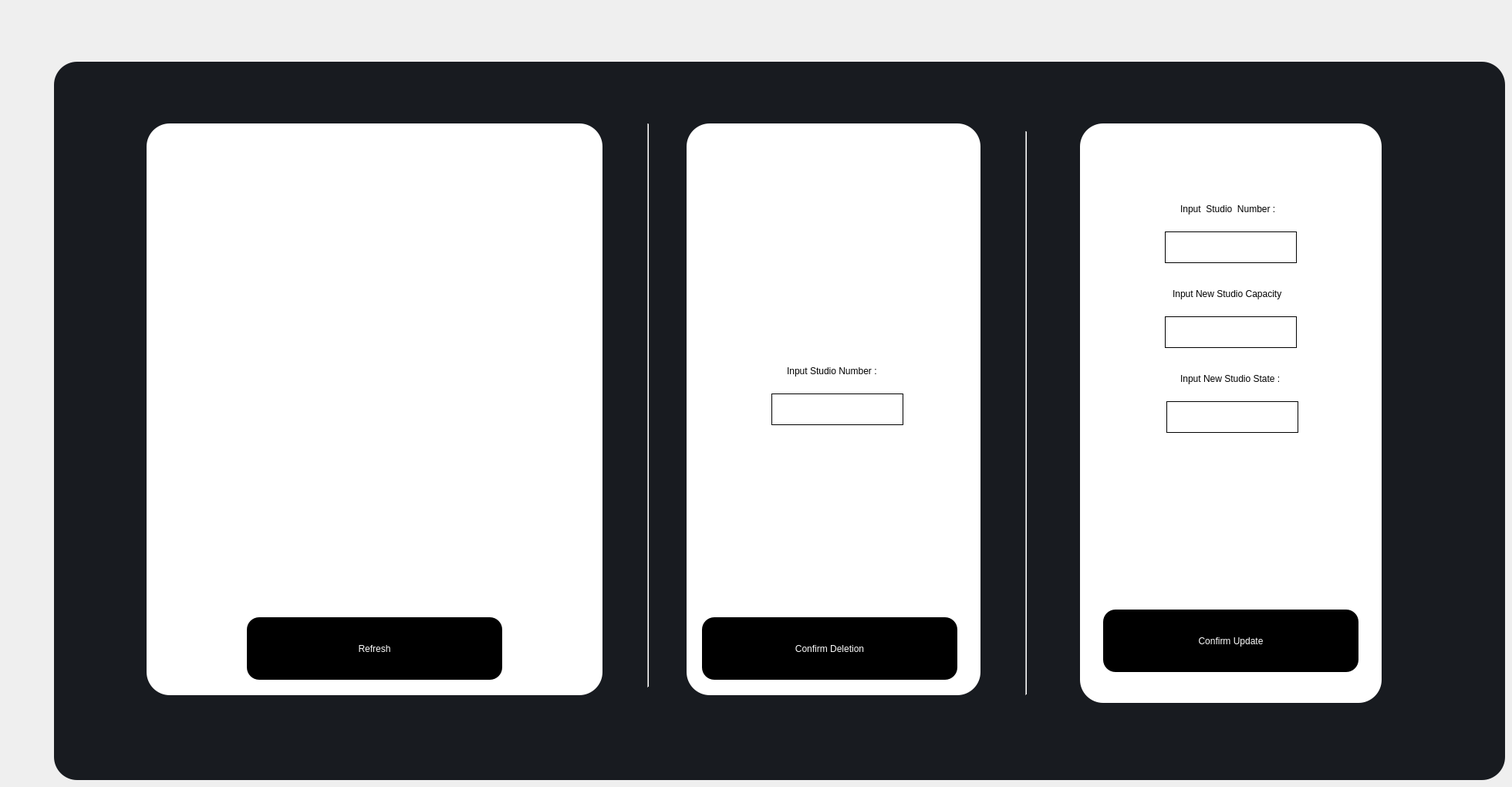
    <widget class="QWidget" name="page_2">
     <widget class="QLabel" name="label_40A_2">
      <property name="geometry">
       <rect>
        <x>70</x>
        <y>80</y>
        <width>1881</width>
        <height>931</height>
       </rect>
      </property>
      <property name="styleSheet">
       <string notr="true">background-color: qlineargradient(spread: pad, x1: 0, y1: 0, x2: 1, y2: 0, stop: 0 rgba(24, 27, 32, 255), stop: 1 rgba(24, 27, 32, 255));
border-radius:30px;</string>
      </property>
      <property name="text">
       <string/>
      </property>
     </widget>
     <widget class="QLabel" name="label_42A_2">
      <property name="geometry">
       <rect>
        <x>120</x>
        <y>110</y>
        <width>1791</width>
        <height>871</height>
       </rect>
      </property>
      <property name="styleSheet">
       <string notr="true">border-radius:40px;</string>
      </property>
      <property name="text">
       <string/>
      </property>
      <property name="pixmap">
       <pixmap>../../../../Downloads/Fluid_Pink_Blue_Wallpaper_8k_10 (2).png</pixmap>
      </property>
     </widget>
     <widget class="QGroupBox" name="groupBox">
      <property name="geometry">
       <rect>
        <x>890</x>
        <y>160</y>
        <width>381</width>
        <height>741</height>
       </rect>
      </property>
      <property name="styleSheet">
       <string notr="true">background-color:white;
border-radius:30px;</string>
      </property>
      <property name="title">
       <string/>
      </property>
      <widget class="QPushButton" name="pushButton_UPDATE">
       <property name="geometry">
        <rect>
         <x>20</x>
         <y>640</y>
         <width>331</width>
         <height>81</height>
        </rect>
       </property>
       <property name="styleSheet">
        <string notr="true">QPushButton {
    background: black;
    color: white;
    padding: 0.7em 1em;
    padding-left: 0.9em;
    align-items: center;
    border: none;
    border-radius: 16px;
	font: 75 18pt &quot;MS Shell Dlg 2&quot;;

}</string>
       </property>
       <property name="text">
        <string>Confirm Deletion</string>
       </property>
      </widget>
      <widget class="QLabel" name="label_41A_2">
       <property name="geometry">
        <rect>
         <x>130</x>
         <y>300</y>
         <width>131</width>
         <height>41</height>
        </rect>
       </property>
       <property name="text">
        <string>Input Studio Number :</string>
       </property>
      </widget>
      <widget class="QLineEdit" name="lineEdit">
       <property name="geometry">
        <rect>
         <x>110</x>
         <y>350</y>
         <width>171</width>
         <height>41</height>
        </rect>
       </property>
       <property name="styleSheet">
        <string notr="true"> color: #333333; /* Text color */
    font-size: 14px; /* Font size */
    font-weight: bold; /* Font weight */
    border: 1px solid black;</string>
       </property>
      </widget>
     </widget>
     <widget class="Line" name="line">
      <property name="geometry">
       <rect>
        <x>830</x>
        <y>160</y>
        <width>20</width>
        <height>731</height>
       </rect>
      </property>
      <property name="styleSheet">
       <string notr="true">background:none;</string>
      </property>
      <property name="orientation">
       <enum>Qt::Vertical</enum>
      </property>
     </widget>
     <widget class="QGroupBox" name="groupBox_2">
      <property name="geometry">
       <rect>
        <x>1400</x>
        <y>160</y>
        <width>391</width>
        <height>751</height>
       </rect>
      </property>
      <property name="styleSheet">
       <string notr="true">background-color:white;
border-radius:30px;</string>
      </property>
      <property name="title">
       <string/>
      </property>
      <widget class="QPushButton" name="pushButton_UPDATE_2">
       <property name="geometry">
        <rect>
         <x>30</x>
         <y>630</y>
         <width>331</width>
         <height>81</height>
        </rect>
       </property>
       <property name="styleSheet">
        <string notr="true">QPushButton {
    background: black;
    color: white;
    padding: 0.7em 1em;
    padding-left: 0.9em;
    align-items: center;
    border: none;
    border-radius: 16px;
	font: 75 18pt &quot;MS Shell Dlg 2&quot;;

}</string>
       </property>
       <property name="text">
        <string>Confirm Update</string>
       </property>
      </widget>
      <widget class="QLineEdit" name="lineEdit_2">
       <property name="geometry">
        <rect>
         <x>110</x>
         <y>140</y>
         <width>171</width>
         <height>41</height>
        </rect>
       </property>
       <property name="styleSheet">
        <string notr="true">color: #333333; /* Text color */
    font-size: 14px; /* Font size */
    font-weight: bold; /* Font weight */
    border: 1px solid black;</string>
       </property>
      </widget>
      <widget class="QLineEdit" name="lineEdit_3">
       <property name="geometry">
        <rect>
         <x>110</x>
         <y>250</y>
         <width>171</width>
         <height>41</height>
        </rect>
       </property>
       <property name="styleSheet">
        <string notr="true">color: #333333; /* Text color */
    font-size: 14px; /* Font size */
    font-weight: bold; /* Font weight */
    border: 1px solid black;</string>
       </property>
      </widget>
      <widget class="QLineEdit" name="lineEdit_4">
       <property name="geometry">
        <rect>
         <x>112</x>
         <y>360</y>
         <width>171</width>
         <height>41</height>
        </rect>
       </property>
       <property name="styleSheet">
        <string notr="true">color: #333333; /* Text color */
    font-size: 14px; /* Font size */
    font-weight: bold; /* Font weight */
    border: 1px solid black;</string>
       </property>
      </widget>
      <widget class="QLabel" name="label_41A_3">
       <property name="geometry">
        <rect>
         <x>130</x>
         <y>90</y>
         <width>171</width>
         <height>41</height>
        </rect>
       </property>
       <property name="text">
        <string>Input  Studio  Number :</string>
       </property>
      </widget>
      <widget class="QLabel" name="label_41A_4">
       <property name="geometry">
        <rect>
         <x>120</x>
         <y>200</y>
         <width>171</width>
         <height>41</height>
        </rect>
       </property>
       <property name="text">
        <string>Input New Studio Capacity</string>
       </property>
      </widget>
      <widget class="QLabel" name="label_41A_5">
       <property name="geometry">
        <rect>
         <x>130</x>
         <y>310</y>
         <width>151</width>
         <height>41</height>
        </rect>
       </property>
       <property name="text">
        <string>Input New Studio State :</string>
       </property>
      </widget>
     </widget>
     <widget class="Line" name="line_2">
      <property name="geometry">
       <rect>
        <x>1320</x>
        <y>170</y>
        <width>20</width>
        <height>731</height>
       </rect>
      </property>
      <property name="styleSheet">
       <string notr="true">background:none;</string>
      </property>
      <property name="orientation">
       <enum>Qt::Vertical</enum>
      </property>
     </widget>
     <widget class="QTableView" name="tableView">
      <property name="geometry">
       <rect>
        <x>190</x>
        <y>160</y>
        <width>591</width>
        <height>741</height>
       </rect>
      </property>
      <property name="styleSheet">
       <string notr="true">background-color:white;
border-radius:30px;</string>
      </property>
     </widget>
     <widget class="QPushButton" name="pushButton_UPDATE_3">
      <property name="geometry">
       <rect>
        <x>320</x>
        <y>800</y>
        <width>331</width>
        <height>81</height>
       </rect>
      </property>
      <property name="styleSheet">
       <string notr="true">QPushButton {
    background: black;
    color: white;
    padding: 0.7em 1em;
    padding-left: 0.9em;
    align-items: center;
    border: none;
    border-radius: 16px;
	font: 75 18pt &quot;MS Shell Dlg 2&quot;;

}</string>
      </property>
      <property name="text">
       <string>Refresh</string>
      </property>
     </widget>
    </widget>
